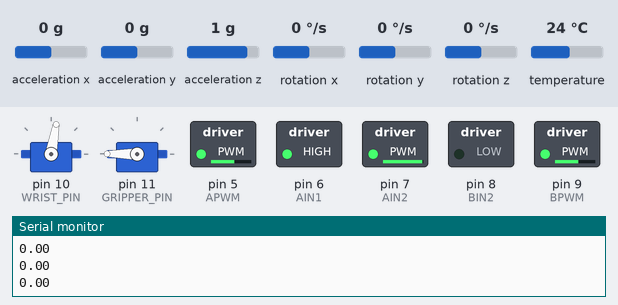
Simulated run of this sketch. Board: Arduino Uno, built with avr-gcc and run on an emulated ATmega328P. Parts: 2 × servo, switched loads named in the sketch (green lamp = pin HIGH), the last lines printed to the serial monitor. The inputs (shaded band) are chosen by the test bench; at power-on: rotation z 0 °/s, acceleration x 0 g, acceleration y 0 g, acceleration z 1 g, rotation x 0 °/s, rotation y 0 °/s, temperature 24 °C.

Above: at 2.2 s.
2.3 s: rotation z set to 100 °/s
At 2.65 s:
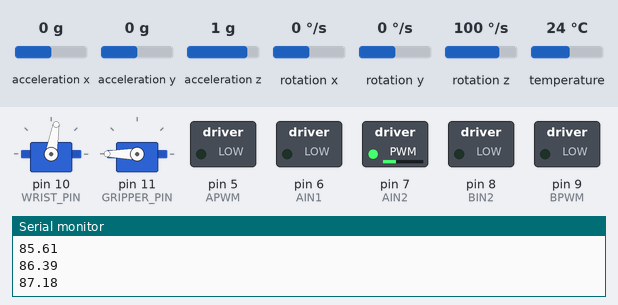
At 4.5 s:
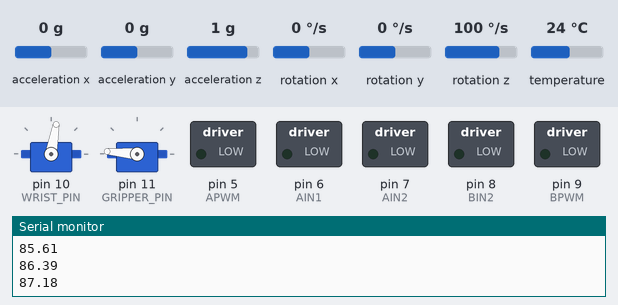
Timing chart, 0 to 11.1 s (numbered marks = the images above; inputs shaded):
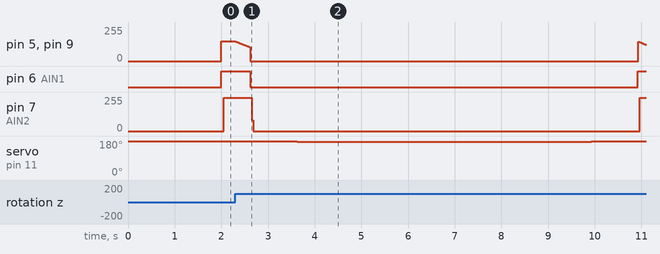

Measured:
- after the input at 2.3 s, pin 6 (AIN1): HIGH → LOW after 0.32 s, → HIGH 8.3 s later; pin 7 (AIN2): 249/255 → 0/255 after 0.35 s, → 250/255 8.3 s later; servo on pin 11 (GRIPPER_PIN): 180° → 175° after 1.3 s, → 180° 6.3 s later

The sketch:

varsity_minibots_demo_code_minimal.ino
```cpp
#include <Adafruit_Sensor.h>

#include <Adafruit_Sensor.h>

#include "config.h"
#include "drive.h"
#include "sensors.h"

void setup() {
  Serial.begin(115200); // Open serial monitor at 115200 baud to see ping results.

  pinMode(AIN1, OUTPUT);
  pinMode(AIN2, OUTPUT);
  pinMode(APWM, OUTPUT);

  pinMode(BIN1, OUTPUT);
  pinMode(BIN2, OUTPUT);
  pinMode(BPWM, OUTPUT);

  pinMode(LIGHT_LEFT, INPUT);
  pinMode(LIGHT_RIGHT, INPUT);

  pinMode(WRIST_PIN, OUTPUT);
  pinMode(GRIPPER_PIN, OUTPUT);

  Serial.println("Finding Sensor");
  if (!mpu.begin()) {
    Serial.println("Failed to find MPU6050 chip");
    while (1) {
      delay(10);
    }
  }
  Serial.println("Sensor Found!!");

  delay(1000);
}

void loop() {
  // put your main code here, to run repeatedly:


  // This main loop was used for the robot demo
  // It has the wall positions and ping-pong ball positions hard coded

  // Initialize gripper position
  gripperSetPosition();

  turnDegreesLeft(90);
  stopMotors();

  delay(1000);
  gripperGrasp();

  stopMotors();
  delay(5000);
}
```

drive.cpp
```cpp
#include <Arduino.h>
#include <Adafruit_Sensor.h>
#include <Wire.h>

#include "drive.h"
#include "sensors.h"

Servo wrist;
Servo gripper;

// Move the right motor (values depend on the specific wiring configuration)
void moveR(float power, bool dir) {

  if(power > 100) {
    power = 100;
  }
  else if(power < 0) {
    power = 0;
  }
  int pwm = int(255*power/100);


  if(pwm == 0) {
    //idle
    digitalWrite(AIN1, LOW); digitalWrite(AIN2, LOW);
  }
  else {
    //Direction CCW
    if(dir == 0) {
      digitalWrite(AIN1, LOW); digitalWrite(AIN2, HIGH);
    }
    else {
      //Direction CW
      digitalWrite(AIN1, HIGH); digitalWrite(AIN2, LOW);
    }
  }
  analogWrite(APWM, pwm);
}

// Move the left motor (values depend on the specific wiring configuration)
void moveL(float power, bool dir) {

  if(power > 100) {
    power = 100;
  }
  else if(power < 0) {
    power = 0;
  }
  int pwm = int(255*power/100);


  if(pwm == 0) {
    digitalWrite(BIN1, LOW); digitalWrite(BIN2, LOW);
  }
  else {
    if(dir == 1) {
      digitalWrite(BIN1, LOW); digitalWrite(BIN2, HIGH);
    }
    else {
      digitalWrite(BIN1, HIGH); digitalWrite(BIN2, LOW);
    }
  }
  analogWrite(BPWM, pwm);
}


// Stop the motors all together
void stopMotors() {
  moveL(0, FWD); moveR(0, FWD);
}

// Base position of the gripper (close gripper and move it upwards)
void gripperSetPosition() {
  wrist.attach(WRIST_PIN);
  gripper.attach(GRIPPER_PIN);

  wrist.write(80);
  gripper.write(180);
  delay(1000);

  wrist.detach();
  gripper.detach();

}

// Close the gripper and move it up
void gripperGrasp() {

  wrist.attach(WRIST_PIN);
  gripper.attach(GRIPPER_PIN);

  gripper.write(175);
  delay(1000);
  wrist.write(80);
  delay(300);


  wrist.detach();
  gripper.detach();
}


// Turn left(counterclockwise when viewed from above) using a proportional control on the gyro sensor readings
void turnDegreesLeft(float targetAngle) {

  float integral = 0;
  float angleAdjustment = 0.45;
  float basePWM = 40;
  float kp = 0.2;
  while(true) {
    sensors_event_t a, g, temp;
    mpu.getEvent(&a, &g, &temp);

    integral += g.gyro.z * angleAdjustment;

    float error = targetAngle - integral;
    float motorPWM = basePWM + error*kp;

    moveR(motorPWM, FWD);
    moveL(motorPWM, REV);
    Serial.println(integral);

    if(abs(error) < 3) {
      break;
    }
  }

  stopMotors();
}
```

drive.h
```cpp
#include "config.h"
#include <Servo.h>

extern Servo wrist;
extern Servo gripper;

// Move the right motor (values depend on the specific wiring configuration)
void moveR(float power, bool dir);

// Move the left motor (values depend on the specific wiring configuration)
void moveL(float power, bool dir);

// Stop the motors all together
void stopMotors();

// Base position of the gripper (close gripper and move it upwards)
void gripperSetPosition();
// Move the gripper down and open it to grasp the ping pong ball
void gripperOpenPosition();
// Close the gripper and move it up
void gripperGrasp();

// Turn left(counterclockwise when viewed from above) using a proportional control on the gyro sensor readings
void turnDegreesLeft(float targetAngle);
// Follow the right hand side of the wall using a proportional/derivative controller.
void followRightWall(float frontDistanceCutoff);

// Smash into the wall and then move back a little bit for the 90 degree turn
void adjustWithWall();
```

sensors.cpp
```cpp
#include <Arduino.h>

#include "sensors.h"

UltraSonicDistanceSensor US_left(US_LEFT_TRIGGER, US_LEFT_ECHO);
UltraSonicDistanceSensor US_right(US_RIGHT_TRIGGER, US_RIGHT_ECHO);
UltraSonicDistanceSensor US_front(US_FRONT_TRIGGER, US_FRONT_ECHO);

Adafruit_MPU6050 mpu;

// Function to read values of the LEFT ultrasonic sensor
float readLeftUS(){
  return US_left.measureDistanceCm();
}
// Function to read values of the RIGHT ultrasonic sensor
float readRightUS(){
  return US_right.measureDistanceCm();
}
// Function to read values of the FRONT ultrasonic sensor
float readFrontUS(){
  return US_front.measureDistanceCm();
}

void displayUS(){
  float left=readLeftUS();
  float right = readRightUS();
  float front = readFrontUS();

  if(left != -1.0 && right != -1.0 && front != -1.0){
    Serial.println("All ultrasonic sensors working! Sensor values:");
    Serial.println("Left:");Serial.print(left);Serial.print(" Right:");Serial.print(right);Serial.print(" Front:");Serial.print(front);
  }

  else{
    if(left==-1.0){
      Serial.println("Left ultrasonic sensor invalid, covered or too far from an obstacle.");
    }

    if(right==-1.0){
      Serial.println("Right ultrasonic sensor invalid, covered or too far from an obstacle.");
    }

    if(front==-1.0){
      Serial.println("Front ultrasonic sensor invalid, covered or too far from an obstacle.");
    }

    Serial.println("Sensor values (Left, Right, Front):");Serial.print(left);Serial.print(right);Serial.print(front);
  }
  delay (20);
  exit(0);
}

//bool readLeftLight(){
//  bool val = digitalRead(Sensor);
//  if(val ==1){
//    return true;
//  }
//  else{
//    return false;
//  }
//  delay(500);
//}
//
// bool readRightLight(){
//  bool val = digitalRead(Sensor);
//  if(val ==1){
//    return true;
//  }
//  else{
//    return false;
//  }
//  delay(500);
// }
//
//void displayLight(){
//  bool RL = readRightlight();
//  bool LL = readRightLight();
//  cout <<RL;
//  cout <<LL;
//}
```

sensors.h
```cpp
#include <HCSR04.h>
#include <Adafruit_MPU6050.h>
#include "config.h"

extern UltraSonicDistanceSensor US_left;
extern UltraSonicDistanceSensor US_right;
extern UltraSonicDistanceSensor US_front;

extern Adafruit_MPU6050 mpu;

// Function to read values of the LEFT ultrasonic sensor
float readLeftUS();
// Function to read values of the RIGHT ultrasonic sensor
float readRightUS();
// Function to read values of the FRONT ultrasonic sensor
float readFrontUS();

// Function to read values of the LEFT light sensor
// Output true/false if it finds the line or not (can turn on the sensor itself)
bool readLeftLight();

// Function to read values of the RIGHT light sensor
// Output true/false if it finds the line or not (can turn on the sensor itself)
bool readRightLight();

// Quick print function to see if all the ultrasonic sensors are funcitonal
void displayUS();
// Quick print function to see if all the light sensors are funcitonal
void displayLight();
```

config.h
```cpp
/*
 *  PINS
 */

// Ultrasonic sensor

#define TRIGGER_PIN  7
#define ECHO_PIN     5
#define MAX_DISTANCE 100

//Motors

// Right motor
#define AIN1 6
#define AIN2 7
#define APWM 5

// Left motor
#define BIN1 7
#define BIN2 8
#define BPWM 9

// Line / table sensors

#define LIGHT_LEFT A3
#define LIGHT_RIGHT A2

// Servos

#define WRIST_PIN 10
#define GRIPPER_PIN 11

// Ultrasonic sensors

#define US_LEFT_TRIGGER A0
#define US_LEFT_ECHO A1

#define US_RIGHT_TRIGGER 3
#define US_RIGHT_ECHO 2

#define US_FRONT_TRIGGER 13
#define US_FRONT_ECHO 12

/*
 *  config parameters
 */

// drive settings

#define FWD 1
#define REV 0
```
